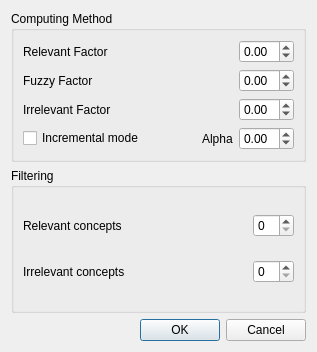
<?xml version="1.0" encoding="UTF-8"?>
<ui version="4.0">
 <class>Config</class>
 <widget class="QWidget" name="Config">
  <property name="geometry">
   <rect>
    <x>0</x>
    <y>0</y>
    <width>317</width>
    <height>352</height>
   </rect>
  </property>
  <property name="windowTitle">
   <string>Form</string>
  </property>
  <layout class="QVBoxLayout" name="verticalLayout_3">
   <item>
    <widget class="QGroupBox" name="groupBox_2">
     <property name="title">
      <string>Computing Method</string>
     </property>
     <layout class="QVBoxLayout" name="verticalLayout_2">
      <item>
       <layout class="QHBoxLayout" name="_3">
        <item>
         <widget class="QLabel" name="textLabel3">
          <property name="text">
           <string>Relevant Factor</string>
          </property>
          <property name="wordWrap">
           <bool>false</bool>
          </property>
         </widget>
        </item>
        <item>
         <spacer name="spacer3">
          <property name="orientation">
           <enum>Qt::Horizontal</enum>
          </property>
          <property name="sizeType">
           <enum>QSizePolicy::Expanding</enum>
          </property>
          <property name="sizeHint" stdset="0">
           <size>
            <width>40</width>
            <height>20</height>
           </size>
          </property>
         </spacer>
        </item>
        <item>
         <widget class="QDoubleSpinBox" name="RelFactor">
          <property name="toolTip">
           <string>Specify the relevant factor.</string>
          </property>
          <property name="whatsThis">
           <string>During the computation, all the documents assessed as relevant by the profile have a specific weight corresponding to this parameter.</string>
          </property>
          <property name="minimum">
           <double>-1.000000000000000</double>
          </property>
          <property name="maximum">
           <double>1.000000000000000</double>
          </property>
          <property name="minValue" stdset="0">
           <number>-1</number>
          </property>
          <property name="maxValue" stdset="0">
           <number>1</number>
          </property>
         </widget>
        </item>
       </layout>
      </item>
      <item>
       <layout class="QHBoxLayout" name="_4">
        <item>
         <widget class="QLabel" name="textLabel4">
          <property name="text">
           <string>Fuzzy Factor</string>
          </property>
          <property name="wordWrap">
           <bool>false</bool>
          </property>
         </widget>
        </item>
        <item>
         <spacer name="spacer4">
          <property name="orientation">
           <enum>Qt::Horizontal</enum>
          </property>
          <property name="sizeType">
           <enum>QSizePolicy::Expanding</enum>
          </property>
          <property name="sizeHint" stdset="0">
           <size>
            <width>28</width>
            <height>23</height>
           </size>
          </property>
         </spacer>
        </item>
        <item>
         <widget class="QDoubleSpinBox" name="FuzzyFactor">
          <property name="toolTip">
           <string>Specify the fuzzy relevant factor.</string>
          </property>
          <property name="whatsThis">
           <string>During the computation, all the documents assessed as fuzzy relevant by the profile have a specific weight corresponding to this parameter.</string>
          </property>
          <property name="minimum">
           <double>-1.000000000000000</double>
          </property>
          <property name="maximum">
           <double>1.000000000000000</double>
          </property>
          <property name="minValue" stdset="0">
           <number>-1</number>
          </property>
          <property name="maxValue" stdset="0">
           <number>1</number>
          </property>
         </widget>
        </item>
       </layout>
      </item>
      <item>
       <layout class="QHBoxLayout" name="_5">
        <item>
         <widget class="QLabel" name="textLabel5">
          <property name="text">
           <string>Irrelevant Factor</string>
          </property>
          <property name="wordWrap">
           <bool>false</bool>
          </property>
         </widget>
        </item>
        <item>
         <spacer name="spacer5">
          <property name="orientation">
           <enum>Qt::Horizontal</enum>
          </property>
          <property name="sizeType">
           <enum>QSizePolicy::Expanding</enum>
          </property>
          <property name="sizeHint" stdset="0">
           <size>
            <width>40</width>
            <height>20</height>
           </size>
          </property>
         </spacer>
        </item>
        <item>
         <widget class="QDoubleSpinBox" name="IrrelFactor">
          <property name="toolTip">
           <string>Specify the irrelevant factor.</string>
          </property>
          <property name="whatsThis">
           <string>During the computation, all the documents assessed as irrelevant by the profile have a specific weight corresponding to this parameter.</string>
          </property>
          <property name="minimum">
           <double>-1.000000000000000</double>
          </property>
          <property name="maximum">
           <double>1.000000000000000</double>
          </property>
          <property name="minValue" stdset="0">
           <number>-1</number>
          </property>
          <property name="maxValue" stdset="0">
           <number>1</number>
          </property>
         </widget>
        </item>
       </layout>
      </item>
      <item>
       <layout class="QHBoxLayout" name="horizontalLayout">
        <item>
         <widget class="QCheckBox" name="IncrementalMode">
          <property name="toolTip">
           <string>Specify if the incremental mode must be used.</string>
          </property>
          <property name="whatsThis">
           <string>When this parameter is checked, the method computes the description using only the latest assessed documents.</string>
          </property>
          <property name="text">
           <string>Incremental mode</string>
          </property>
         </widget>
        </item>
        <item>
         <spacer name="horizontalSpacer">
          <property name="orientation">
           <enum>Qt::Horizontal</enum>
          </property>
          <property name="sizeType">
           <enum>QSizePolicy::MinimumExpanding</enum>
          </property>
          <property name="sizeHint" stdset="0">
           <size>
            <width>40</width>
            <height>20</height>
           </size>
          </property>
         </spacer>
        </item>
        <item>
         <widget class="QLabel" name="label">
          <property name="text">
           <string>Alpha</string>
          </property>
         </widget>
        </item>
        <item>
         <widget class="QDoubleSpinBox" name="Alpha">
          <property name="toolTip">
           <string>Specify the alpha factor.</string>
          </property>
          <property name="whatsThis">
           <string>When the incremental mode is activated, the old description used is first multiply by the alpha factor.</string>
          </property>
          <property name="minimum">
           <double>-1.000000000000000</double>
          </property>
          <property name="maximum">
           <double>1.000000000000000</double>
          </property>
          <property name="minValue" stdset="0">
           <number>-1</number>
          </property>
          <property name="maxValue" stdset="0">
           <number>1</number>
          </property>
         </widget>
        </item>
       </layout>
      </item>
     </layout>
    </widget>
   </item>
   <item>
    <widget class="QGroupBox" name="groupBox">
     <property name="title">
      <string>Filtering</string>
     </property>
     <layout class="QVBoxLayout" name="verticalLayout">
      <item>
       <layout class="QHBoxLayout">
        <item>
         <widget class="QLabel" name="textLabel1">
          <property name="whatsThis">
           <string/>
          </property>
          <property name="text">
           <string>Relevant concepts</string>
          </property>
          <property name="wordWrap">
           <bool>false</bool>
          </property>
         </widget>
        </item>
        <item>
         <spacer name="spacer2">
          <property name="orientation">
           <enum>Qt::Horizontal</enum>
          </property>
          <property name="sizeType">
           <enum>QSizePolicy::Expanding</enum>
          </property>
          <property name="sizeHint" stdset="0">
           <size>
            <width>40</width>
            <height>20</height>
           </size>
          </property>
         </spacer>
        </item>
        <item>
         <widget class="QSpinBox" name="LMax"/>
        </item>
       </layout>
      </item>
      <item>
       <layout class="QHBoxLayout" name="_2">
        <item>
         <widget class="QLabel" name="textLabel1bis">
          <property name="toolTip">
           <string/>
          </property>
          <property name="whatsThis">
           <string/>
          </property>
          <property name="text">
           <string>Irrelevant concepts</string>
          </property>
          <property name="wordWrap">
           <bool>false</bool>
          </property>
         </widget>
        </item>
        <item>
         <spacer name="spacer2bis">
          <property name="orientation">
           <enum>Qt::Horizontal</enum>
          </property>
          <property name="sizeType">
           <enum>QSizePolicy::Expanding</enum>
          </property>
          <property name="sizeHint" stdset="0">
           <size>
            <width>40</width>
            <height>20</height>
           </size>
          </property>
         </spacer>
        </item>
        <item>
         <widget class="QSpinBox" name="LMin"/>
        </item>
       </layout>
      </item>
     </layout>
    </widget>
   </item>
   <item>
    <widget class="QDialogButtonBox" name="buttonBox">
     <property name="standardButtons">
      <set>QDialogButtonBox::Cancel|QDialogButtonBox::Ok</set>
     </property>
    </widget>
   </item>
  </layout>
 </widget>
 <resources/>
 <connections>
  <connection>
   <sender>IncrementalMode</sender>
   <signal>toggled(bool)</signal>
   <receiver>Alpha</receiver>
   <slot>setEnabled(bool)</slot>
   <hints>
    <hint type="sourcelabel">
     <x>130</x>
     <y>500</y>
    </hint>
    <hint type="destinationlabel">
     <x>325</x>
     <y>515</y>
    </hint>
   </hints>
  </connection>
 </connections>
</ui>
